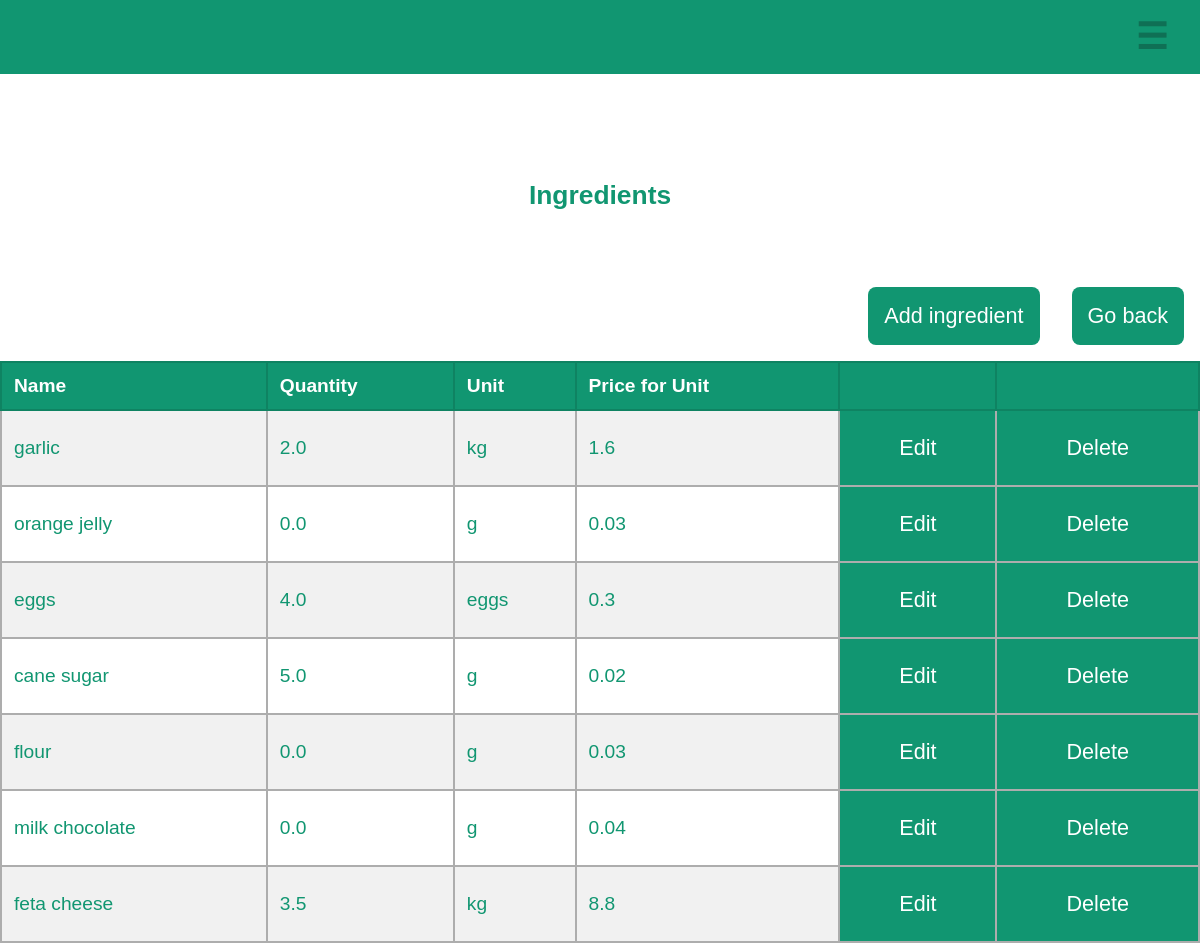
The app's page /ingredient/list (signed in) with its own data.
### delights_app/models.py (models this page shows, shortened)
class Ingredient(models.Model):
    TEASPOON = "tsp"
    TABLESPOON = "tbsp"
    GRAMS = "g"
    KILOGRAMS = "kg"
    EGGS = "eggs"
    UNIT_TYPE_CHOICES = [(TEASPOON, "teaspoon"), (TABLESPOON, "tablespoon"), (GRAMS, "grams"), (KILOGRAMS, "kilograms"), (EGGS, "eggs")]
    name = models.CharField(max_length=30)
    quantity = models.FloatField(default=0.0)
    unit = models.CharField(max_length=4, choices=UNIT_TYPE_CHOICES, default=GRAMS)
    unit_price = models.FloatField(default=0.0)

### delights_app/views.py (the view)
# urls.py: path('ingredient/list', views.IngredientList.as_view(), name='ingredientlist'),
class IngredientList(LoginRequiredMixin, ListView):
  model = Ingredient

### delights_app/templates/delights_app/ingredient_list.html (shortened to what this page needs)
{% extends "base.html" %}
{% load static%}
{% block content %}
<h4>Ingredients</h4>
<div class="buttonrow">
    <a href="{% url 'ingredientcreate' %}"><button type="button" value="Add ingredient">Add ingredient</button></a>
    <a href="{% url 'home' %}"><button type="button" value="Go back">Go back</button></a>
</div>
<table>
    <tr>
        <th>Name</th>
        <th>Quantity</th>
        <th>Unit</th>
        <th>Price for Unit</th>
        <th></th>
        <th></th>
    </tr>
    {% for ingredient in ingredient_list %}
    <tr>
        <td>{{ ingredient.name }}</td>
        <td>{{ ingredient.quantity }}</td>
        <td>{{ ingredient.unit }}</td>
        <td>{{ ingredient.unit_price }}</td>
        <td class="edit"><a href="{% url 'ingredientupdate' ingredient.id %}"><button type="button" value="Edit">Edit</button></a></td>
        <td class="edit"><a href="{% url 'ingredientdelete' ingredient.id %}"><button type="button" value="Delete">Delete</button></a></td>
    </tr>
    {% endfor%}
</table>
{% endblock %}

### delights_app/templates/base.html (shortened to what this page needs)
{% load static %}
<!DOCTYPE html>
<html lang="en">
  <head>
    <link rel="stylesheet" type="text/css" href='{% static "style.css" %}'>
  </head>
  <body>
    <header>
      <nav>
        <label for="hamburger">&#9776;</label>
      </nav>
{% block content %}
{% endblock %}

### delights_app/static/style.css (style rules this page uses)
* { padding: 0; margin: 0; box-sizing: border-box; }
html { font-size: 12px; }
body { position: relative; display: flex; flex-direction: column; height: 100vh; background-image: url('restaurant_opacity.jpg'); background-size: cover; background-position: center; z-index: 0; }
header { display: flex; flex-direction: column; align-items: center; flex: 50%; }
h4 { margin-top: 15vh; margin-bottom: 5vh; text-align: center; font-size: 1.8rem; font-family: Arial, Helvetica, sans-serif; color: #119671; }
button { padding: 2vw; margin: 2vw; font-size: 1.4rem; border: none; border-radius: 1vw; color: #ffffff; background-color: #119671; }
.buttonrow { display: flex; flex-direction: row; justify-content: flex-end; width: 100%; }
a { font-family: Arial, Helvetica, sans-serif; text-decoration: none; color: #119671; }
table { width: 100%; border-collapse: collapse; font-family: Arial, Helvetica, sans-serif; }
td, th { padding: 1vw; }
td { text-align: left; color: #119671; border: 0.2vw solid #adadad; }
th { text-align: left; color: white; border: 0.2vw solid #0f8362; background-color: #119671; }
tr:nth-child(even) { background-color: #e7e7e78f; }
.edit { padding: 0; background-color: #119671; }
.edit button { margin: 0; padding: 3vh; width: 100%; border-radius: 0; background-color: transparent; }
nav { position: fixed; top: 0; width: 100%; display: flex; flex-direction: column; z-index: 3; }
nav label { text-align: right; padding: 2vw 4vw; font-size: 3rem; font-weight: bold; color: white; background-color: #119671; }
@media (orientation: landscape) { nav label { padding: 2vh 4vh; } }
@media (orientation: landscape) { h4 { margin-top: 15vw; margin-bottom: 5vw; } }
@media (orientation: landscape) { button { padding: 2vh; margin: 2vh; border-radius: 1vh; } }
@media (min-width: 480px) { h4 { font-size: 2.2rem; } }
@media (min-width: 480px) { button { font-size: 1.8rem; } }
@media (min-width: 480px) { table { font-size: 1.6rem; } }

### records on screen
Ingredient: name "garlic", quantity "2.0", unit "kg", unit_price "1.6"
Ingredient: name "orange jelly", quantity "0.0", unit "g", unit_price "0.03"
Ingredient: name "eggs", quantity "4.0", unit "eggs", unit_price "0.3"
Ingredient: name "cane sugar", quantity "5.0", unit "g", unit_price "0.02"
Ingredient: name "flour", quantity "0.0", unit "g", unit_price "0.03"
Ingredient: name "milk chocolate", quantity "0.0", unit "g", unit_price "0.04"
Ingredient: name "feta cheese", quantity "3.5", unit "kg", unit_price "8.8"
